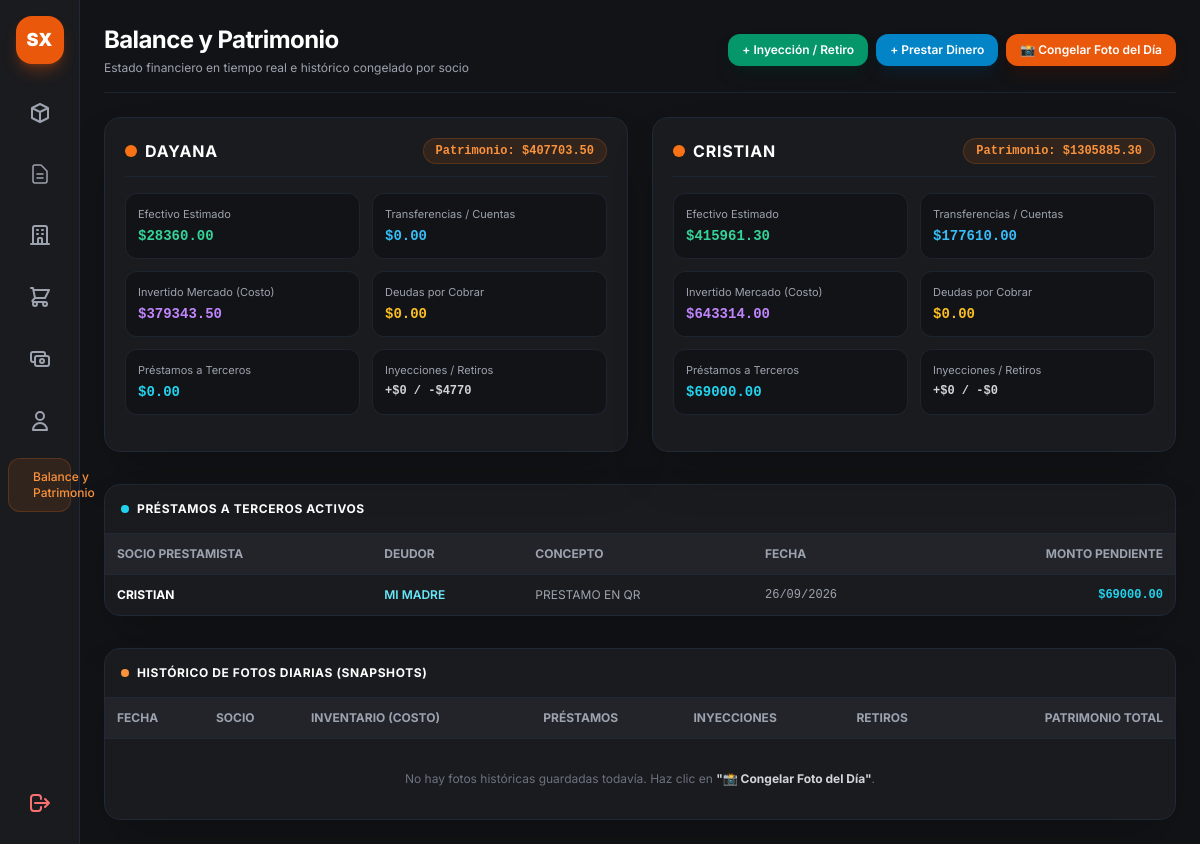
The page /admin/balance (signed in) on the database its author committed.
### app.py (models this page shows)
class Propietario(db.Model):
    __tablename__ = 'propietarios'
    id = db.Column(db.Integer, primary_key=True)
    nombre = db.Column(db.String(100), nullable=False, unique=True)
    descripcion = db.Column(db.String(200))
    productos = db.relationship('Producto', backref='propietario', lazy=True)

class PrestamoTercero(db.Model):
    __tablename__ = 'prestamos_terceros'
    id = db.Column(db.Integer, primary_key=True)
    propietario_id = db.Column(db.Integer, db.ForeignKey('propietarios.id'), nullable=False)
    deudor_nombre = db.Column(db.String(100), nullable=False)
    monto = db.Column(db.Float, nullable=False)
    saldo_pendiente = db.Column(db.Float, nullable=False)
    concepto = db.Column(db.String(255), nullable=True)
    fecha = db.Column(db.DateTime, default=db.datetime.utcnow if hasattr(db, 'datetime') else datetime.now)
    estado = db.Column(db.String(20), default='PENDIENTE') # PENDIENTE, PAGADO
    propietario = db.relationship('Propietario', backref=db.backref('prestamos', lazy=True))

### app.py (the view)
@app.route('/admin/balance')
def vista_balance():
    if 'user' not in session or session.get('rol') != 'admin':
        return redirect(url_for('login'))
    propietarios = Propietario.query.all()
    balance_propietarios = []
    for prop in propietarios:
        productos_prop = Producto.query.filter_by(propietario_id=prop.id).all()
        inventario_costo = sum((obtener_stock_total(p) * (p.precio_costo or 0.0)) for p in productos_prop)
        deudas_cobrar = 0.0
        if 'Deuda' in globals():
            try:
                deudas = Deuda.query.filter_by(propietario_id=prop.id, estado='PENDIENTE').all()
                deudas_cobrar = sum(getattr(d, 'monto_pendiente', d.monto or 0.0) for d in deudas)
            except Exception:
                deudas_cobrar = 0.0
        prestamos = PrestamoTercero.query.filter_by(propietario_id=prop.id, estado='PENDIENTE').all()
        total_prestamos = sum(p.saldo_pendiente for p in prestamos)
        movs = MovimientoCapital.query.filter_by(propietario_id=prop.id).all()
        total_inyecciones = sum(m.monto for m in movs if m.tipo == 'INYECCION')
        total_retiros = sum(m.monto for m in movs if m.tipo == 'RETIRO')
        efectivo_acumulado = 0.0
        transferencias_acumuladas = 0.0
        es_cristian = 'CRISTIAN' in prop.nombre.upper()
        if 'CierreDia' in globals():
            cierres = CierreDia.query.all()
            for c in cierres:
                if hasattr(c, 'detalles'):
                    for d in c.detalles:
                        prod = Producto.query.get(d.producto_id)
                        if prod and prod.propietario_id == prop.id:
                            efectivo_acumulado += (d.subtotal or 0.0)
                if es_cristian and hasattr(c, 'total_transferencias') and c.total_transferencias:
                    transferencias_acumuladas += (c.total_transferencias or 0.0)
        efectivo_liquido = max(0.0, efectivo_acumulado + total_inyecciones - total_retiros - total_prestamos)
        patrimonio_total = efectivo_liquido + transferencias_acumuladas + inventario_costo + deudas_cobrar + total_prestamos
        balance_propietarios.append({
            'propietario': prop,
            'efectivo': efectivo_liquido,
            'transferencia': transferencias_acumuladas,
            'inventario_costo': inventario_costo,
            'deudas_por_cobrar': deudas_cobrar,
            'prestamos': total_prestamos,
            'inyecciones': total_inyecciones,
            'retiros': total_retiros,
            'patrimonio_total': patrimonio_total
        })
    snapshots = SnapshotBalanceDiario.query.order_by(SnapshotBalanceDiario.fecha.desc()).limit(30).all()
    prestamos_activos = PrestamoTercero.query.filter_by(estado='PENDIENTE').all()
    return render_template(
        'admin_balance.html',
        balance_propietarios=balance_propietarios,
        snapshots=snapshots,
        prestamos=prestamos_activos,
        propietarios=propietarios
    )

### app.py (called while the page is built)
def obtener_stock_total(producto):
    if hasattr(producto, 'stocks'):
        if isinstance(producto.stocks, (list, tuple)) or hasattr(producto.stocks, '__iter__'):
            return sum(getattr(s, 'cantidad', getattr(s, 'stock', 0)) for s in producto.stocks)
        return producto.stocks or 0
    return getattr(producto, 'stock', 0)

@app.context_processor
def inject_today():
    return {'hoy': date.today()}

### templates/admin_balance.html (shortened to what this page needs)
{% extends "base.html" %}
{% block content %}
<main class="flex-1 flex flex-col min-w-0 overflow-y-auto p-4 md:p-6 bg-[#121316]">
    <header class="mb-6 flex flex-col sm:flex-row sm:items-center justify-between gap-4 border-b border-gray-800/80 pb-4">
        <div>
            <h1 class="text-2xl font-bold text-white tracking-tight flex items-center gap-2">
                <span>Balance y Patrimonio</span>
            </h1>
            <p class="text-xs text-gray-400 mt-1">Estado financiero en tiempo real e histórico congelado por socio</p>
        </div>
        <div class="flex flex-wrap gap-2">
            <button onclick="abrirModal('modal-movimiento')" class="px-3.5 py-2 bg-emerald-600 hover:bg-emerald-500 text-white rounded-xl text-xs font-semibold transition flex items-center gap-1.5 shadow-lg shadow-emerald-950/40">
                <span>+ Inyección / Retiro</span>
            </button>
            <button onclick="abrirModal('modal-prestamo')" class="px-3.5 py-2 bg-sky-600 hover:bg-sky-500 text-white rounded-xl text-xs font-semibold transition flex items-center gap-1.5 shadow-lg shadow-sky-950/40">
                <span>+ Prestar Dinero</span>
            </button>
            <button onclick="guardarSnapshot()" class="px-3.5 py-2 bg-orange-600 hover:bg-orange-500 text-white rounded-xl text-xs font-semibold transition flex items-center gap-1.5 shadow-lg shadow-orange-950/40">
                <span>📸 Congelar Foto del Día</span>
            </button>
        </div>
    </header>
    <div class="grid grid-cols-1 md:grid-cols-2 gap-6 mb-8">
        {% for b in balance_propietarios %}
        <div class="bg-[#1a1b1e] border border-gray-800 rounded-2xl p-5 shadow-2xl relative overflow-hidden flex flex-col justify-between">
            <div>
                <div class="flex justify-between items-center mb-4 border-b border-gray-800/80 pb-3">
                    <div class="flex items-center gap-2">
                        <div class="w-3 h-3 rounded-full bg-orange-500 animate-pulse"></div>
                        <h2 class="text-base font-bold text-white uppercase tracking-wider">{{ b.propietario.nombre }}</h2>
                    </div>
                    <span class="text-xs px-3 py-1 rounded-full bg-orange-500/10 text-orange-400 border border-orange-500/20 font-bold font-mono">
                        Patrimonio: ${{ "%.2f"|format(b.patrimonio_total) }}
                    </span>
                </div>
                <div class="grid grid-cols-2 gap-3 text-xs mb-4">
                    <div class="bg-[#121316] p-3 rounded-xl border border-gray-800/80">
                        <span class="text-gray-400 block text-[11px] mb-1">Efectivo Estimado</span>
                        <span class="text-emerald-400 font-bold font-mono text-sm">${{ "%.2f"|format(b.efectivo) }}</span>
                    </div>
                    <div class="bg-[#121316] p-3 rounded-xl border border-gray-800/80">
                        <span class="text-gray-400 block text-[11px] mb-1">Transferencias / Cuentas</span>
                        <span class="text-sky-400 font-bold font-mono text-sm">${{ "%.2f"|format(b.transferencia) }}</span>
                    </div>
                    <div class="bg-[#121316] p-3 rounded-xl border border-gray-800/80">
                        <span class="text-gray-400 block text-[11px] mb-1">Invertido Mercado (Costo)</span>
                        <span class="text-purple-400 font-bold font-mono text-sm">${{ "%.2f"|format(b.inventario_costo) }}</span>
                    </div>
                    <div class="bg-[#121316] p-3 rounded-xl border border-gray-800/80">
                        <span class="text-gray-400 block text-[11px] mb-1">Deudas por Cobrar</span>
                        <span class="text-amber-400 font-bold font-mono text-sm">${{ "%.2f"|format(b.deudas_por_cobrar) }}</span>
                    </div>
                    <div class="bg-[#121316] p-3 rounded-xl border border-gray-800/80">
                        <span class="text-gray-400 block text-[11px] mb-1">Préstamos a Terceros</span>
                        <span class="text-cyan-400 font-bold font-mono text-sm">${{ "%.2f"|format(b.prestamos) }}</span>
                    </div>
                    <div class="bg-[#121316] p-3 rounded-xl border border-gray-800/80">
                        <span class="text-gray-400 block text-[11px] mb-1">Inyecciones / Retiros</span>
                        <span class="text-gray-300 font-bold font-mono text-xs">
                            +${{ "%.0f"|format(b.inyecciones) }} / -${{ "%.0f"|format(b.retiros) }}
                        </span>
                    </div>
                </div>
            </div>
        </div>
        {% endfor %}
    </div>
    {% if prestamos %}
    <section class="bg-[#1a1b1e] border border-gray-800 rounded-2xl overflow-hidden shadow-2xl mb-8">
        <div class="p-4 border-b border-gray-800 flex justify-between items-center">
            <h3 class="text-xs font-bold text-white uppercase tracking-wider flex items-center gap-2">
                <span class="w-2 h-2 rounded-full bg-cyan-400"></span>
                Préstamos a Terceros Activos
            </h3>
        </div>
        <div class="overflow-x-auto">
            <table class="w-full text-left border-collapse text-xs">
                <thead>
                    <tr class="border-b border-gray-800 text-gray-400 uppercase bg-[#222429]">
                        <th class="p-3">Socio Prestamista</th>
                        <th class="p-3">Deudor</th>
                        <th class="p-3">Concepto</th>
                        <th class="p-3">Fecha</th>
                        <th class="p-3 text-right">Monto Pendiente</th>
                    </tr>
                </thead>
                <tbody class="divide-y divide-gray-800/60 text-gray-300">
                    {% for p in prestamos %}
                    <tr class="hover:bg-gray-800/30 transition">
                        <td class="p-3 font-bold text-white">{{ p.propietario.nombre }}</td>
                        <td class="p-3 text-cyan-300 font-semibold">{{ p.deudor_nombre }}</td>
                        <td class="p-3 text-gray-400">{{ p.concepto or 'Sin especificar' }}</td>
                        <td class="p-3 font-mono text-gray-400">{{ p.fecha.strftime('%d/%m/%Y') }}</td>
                        <td class="p-3 text-right font-mono font-bold text-cyan-400">${{ "%.2f"|format(p.saldo_pendiente) }}</td>
                    </tr>
                    {% endfor %}
                </tbody>
            </table>
        </div>
    </section>
    {% endif %}
    <section class="bg-[#1a1b1e] border border-gray-800 rounded-2xl overflow-hidden shadow-2xl">
        <div class="p-4 border-b border-gray-800 flex justify-between items-center">
            <h3 class="text-xs font-bold text-white uppercase tracking-wider flex items-center gap-2">
                <span class="w-2 h-2 rounded-full bg-orange-400"></span>
                Histórico de Fotos Diarias (Snapshots)
            </h3>
        </div>
        <div class="overflow-x-auto">
            <table class="w-full text-left border-collapse text-xs">
                <thead>
                    <tr class="border-b border-gray-800 text-gray-400 uppercase bg-[#222429]">
                        <th class="p-3">Fecha</th>
                        <th class="p-3">Socio</th>
                        <th class="p-3">Inventario (Costo)</th>
                        <th class="p-3">Préstamos</th>
                        <th class="p-3">Inyecciones</th>
                        <th class="p-3">Retiros</th>
                        <th class="p-3 text-right">Patrimonio Total</th>
                    </tr>
                </thead>
                <tbody class="divide-y divide-gray-800/60 text-gray-300">
                    {% for s in snapshots %}
                    <tr class="hover:bg-gray-800/30 transition">
                        <td class="p-3 font-mono text-gray-400">{{ s.fecha.strftime('%d/%m/%Y') }}</td>
                        <td class="p-3 font-bold text-white">{{ s.propietario_nombre }}</td>
                        <td class="p-3 font-mono text-purple-300">${{ "%.2f"|format(s.inventario_costo) }}</td>
                        <td class="p-3 font-mono text-cyan-300">${{ "%.2f"|format(s.prestamos_otorgados) }}</td>
                        <td class="p-3 font-mono text-emerald-400">+${{ "%.2f"|format(s.inyecciones) }}</td>
                        <td class="p-3 font-mono text-red-400">-${{ "%.2f"|format(s.retiros) }}</td>
                        <td class="p-3 text-right font-mono font-bold text-orange-400">${{ "%.2f"|format(s.patrimonio_total) }}</td>
                    </tr>
                    {% else %}
                    <tr>
                        <td colspan="7" class="p-8 text-center text-gray-500">
                            No hay fotos históricas guardadas todavía. Haz clic en <strong class="text-gray-300">"📸 Congelar Foto del Día"</strong>.
                        </td>
                    </tr>
                    {% endfor %}
                </tbody>
            </table>
        </div>
    </section>
</main>
{% endblock %}

### static/css/style.css (style rules this page uses)
body { font-family: 'Inter', sans-serif; }

### rows shown on the page
Propietario: propietario.nombre "DAYANA"
Propietario: propietario.nombre "CRISTIAN"
PrestamoTercero: propietario.nombre "CRISTIAN", deudor_nombre "MI MADRE", concepto "PRESTAMO EN QR", fecha "26/09/2026", saldo_pendiente "69000.00"

### other values the page prints
{{ "%.2f"|format(b.patrimonio_total) }} "407703.50" "1305885.30"
{{ "%.2f"|format(b.efectivo) }} "28360.00" "415961.30"
{{ "%.2f"|format(b.transferencia) }} "0.00" "177610.00"
{{ "%.2f"|format(b.inventario_costo) }} "379343.50" "643314.00"
{{ "%.2f"|format(b.deudas_por_cobrar) }} "0.00" "0.00"
{{ "%.2f"|format(b.prestamos) }} "0.00" "69000.00"
{{ "%.0f"|format(b.inyecciones) }} "0" "0"
{{ "%.0f"|format(b.retiros) }} "4770" "0"
